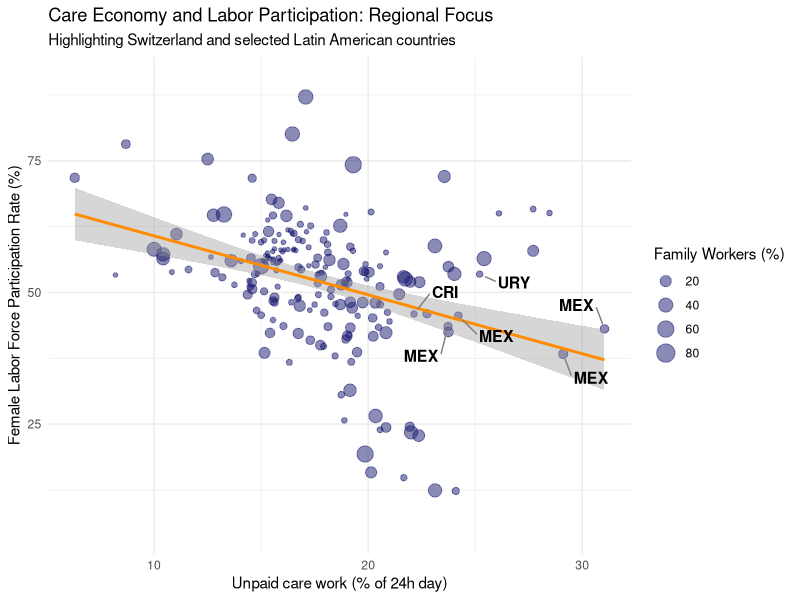
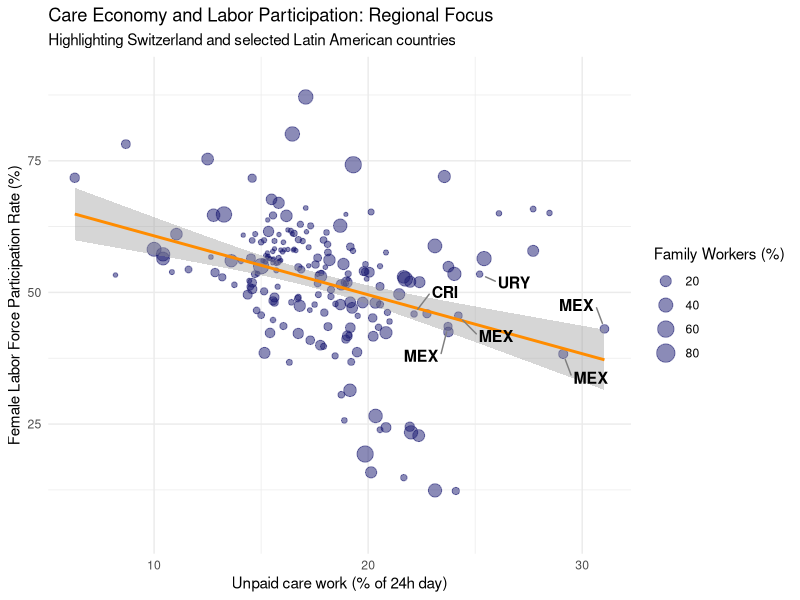

Here is the R script that generated these plots, in order:
# --- 02_DATA_ANALYSIS_TARGETED.R ---

# 1. Load necessary libraries
library(tidyverse)
library(ggrepel)

# 2. Load the data from your preprocessed folder
# Make sure the file exists in this path
mrv_data <- read.csv("data_preprocessed/gender_care_economy_master.csv")

# 3. Define the list of countries for your research (ISO3 codes)
target_countries <- c("CHE", "MEX", "CRI", "URY", "CHL", "COL", "ARG")

# 4. Create the labels for the plot
# We only fill 'country_label' if the country is in our target list
mrv_data <- mrv_data %>%
  mutate(country_label = ifelse(countryiso3code %in% target_countries, 
                                countryiso3code, ""))

# 5. Generate the Plot
final_plot <- ggplot(mrv_data, aes(x = care_work_val, y = labor_part_val)) +
  # Points with size based on Family Workers
  geom_point(aes(size = family_work_val), color = "midnightblue", alpha = 0.5) +
  
  # Trend line (Linear Regression)
  geom_smooth(method = "lm", color = "darkorange", se = TRUE) +
  
  # Smart labels for your 7 specific countries
  geom_text_repel(aes(label = country_label), 
                  size = 4, 
                  fontface = "bold",
                  box.padding = 0.8, 
                  point.padding = 0.5,
                  segment.color = "grey50") +
  
  # Titles and axis names
  labs(
    title = "Care Economy and Labor Participation: Regional Focus",
    subtitle = "Highlighting Switzerland and selected Latin American countries",
    x = "Unpaid care work (% of 24h day)",
    y = "Female Labor Force Participation Rate (%)",
    size = "Family Workers (%)"
  ) +
  theme_minimal()

# 6. Display the plot in RStudio
print(final_plot)

# 7. Save the final version as a high-quality image
ggsave(filename = "data_preprocessed/plot_targeted_countries.png", 
       plot = final_plot,
       width = 10, height = 7, dpi = 300)

message("Process complete! Check the 'Plots' tab and your 'data_preprocessed' folder.")
